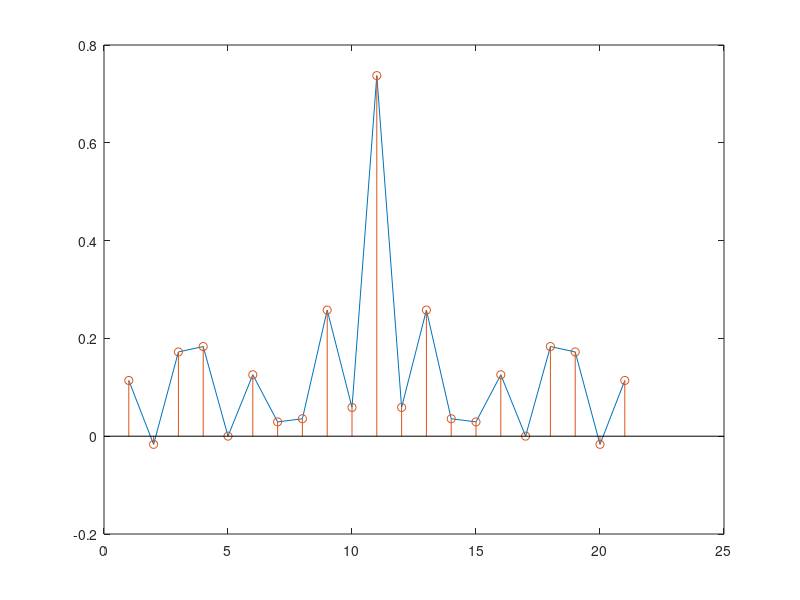
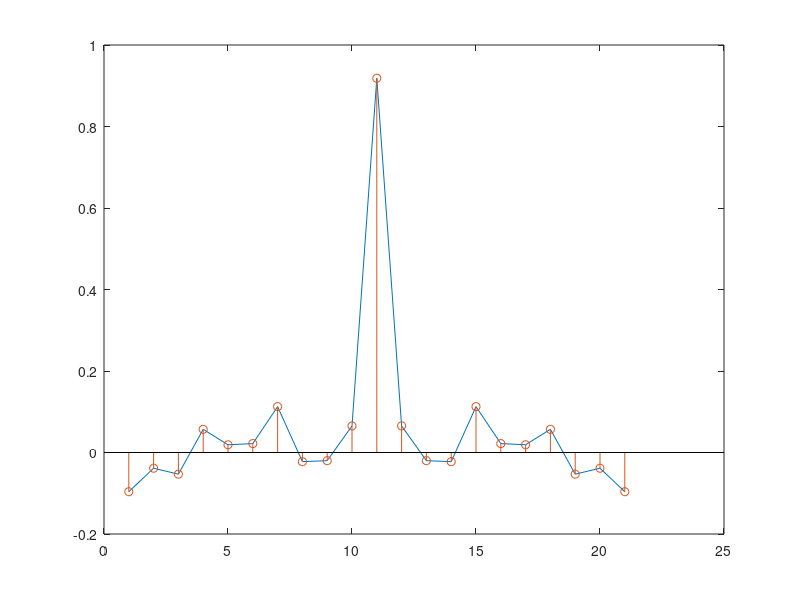

Write the MATLAB code that produced these figures, in order.
N = 20; %N reprezinta numarul de elemente al vectorului x

x = randn(1,N); %am generat un semnal pseudo-aleator cu vector x
m = mean(x); %am calculat media semnalului

L = 10; %am luat L sa fie mai mic decat N

rx = xcorr(x, L, 'biased'); %estimarea primele L<N valori de autocorelatie

%reprezint grafic autocorelatia
figure('Name', 'Auto-corelatia N');
plot(rx);
hold on
stem(rx);
hold off

N1 = 200;

x1 = randn(1, N1);
m1 = mean(x1);

rx1 = xcorr(x1, L, 'biased');

figure('Name', 'Auto-corelatia N1');
plot(rx1);
hold on
stem(rx1);
hold off

%observ ca autocorelatia este simetrica pentru ca este pe intervalul [-L,L]
%r[k] = r[-k]
